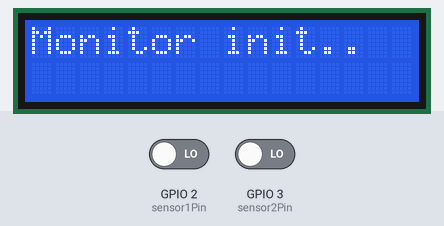
The sketch below on a simulated ESP32-C3. Shown: 16×2 character LCD. Inputs (shaded band) come from the test bench; at power-on: GPIO 2 (sensor1Pin) LOW, GPIO 3 (sensor2Pin) LOW. WiFi joins after 1.5 s; servers stay silent unless stated; uploads are accepted with an empty reply; what the sketch prints to the serial monitor is not drawn.

Above: at 0.2 s.
At 10.8 s:
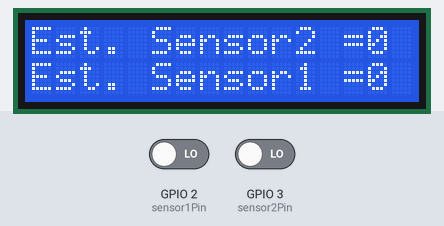
At 15.9 s:
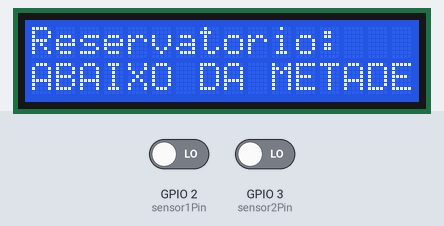

The sketch:

monit_sens_agua_esp32c3.ino
```cpp
#include <WiFi.h>
#include <HTTPClient.h>
#include <WebServer.h>
#include <Wire.h>
#include <LiquidCrystal_I2C.h>

// Inicializa display I2C no endereço 0x27
// SDA=GPIO8-D8, SDL=GPIO9-D9
LiquidCrystal_I2C lcd(0x27, 16, 2);

// Configuração da rede wifi
const char* ssid = "brisa-1899810";
const char* password = "d6yn8pgr";
// ThingSpeak
const char* tsapi = "api.thingspeak.com";
String apikey = "FD8OE0UQCSN2YMBJ";
// Endereço do servidor
const char* servidor_url = "http://192.168.0.19:5060/receber";

// Defini pinos dos sensores - válidos para ESP32-C3
const int sensor2Pin = 3; // Alto - GPIO03 - D3
const int sensor1Pin = 2; // Meio - GPIO02 - D2

// int estado_inicial = 0;
String ultimo_nivel = "";
int ultimo_sensor;

void setup() {
  Serial.begin(115200);

  // Define pinos como entradas
  pinMode(sensor2Pin, INPUT);
  pinMode(sensor1Pin, INPUT);

  lcd.begin(16,2);
  lcd.init();
  lcd.backlight();
  lcd.setCursor(0, 0);
  lcd.print("Monitor init..");
  Serial.print("Iniciando monitoramento..");
  delay(3000);

  // Conecta ao wifi
  WiFi.begin(ssid, password);
  Serial.print("Conectando WiFi");
  int tentativas = 0;
  while (WiFi.status() != WL_CONNECTED && tentativas < 10) {
    delay(500);
    lcd.clear();
    lcd.setCursor(0, 0);
    lcd.print("Conectando Wifi");
    lcd.setCursor(5, 1);
    lcd.print("...");
    Serial.print(".");
    tentativas++;
  }

  lcd.clear();
  if (WiFi.status() == WL_CONNECTED) {
    lcd.setCursor(0,0);
    lcd.print("WiFi Conectado");
    lcd.setCursor(0,1);
    lcd.print("IP:");
    lcd.setCursor(3,1);
    lcd.println(WiFi.localIP());
    Serial.println("Conectado ao WiFi");
    Serial.print("IP -> ");
    Serial.println(WiFi.localIP());
    delay(3000);
  }
  else {
    lcd.setCursor(0,0);
    lcd.print("WiFi Conect error");
    Serial.println("Falha ao Conectar no WiFi");
  }
  delay(3000);
}

void loop() {
  int estado_sensor2 = digitalRead(sensor2Pin);
  int estado_sensor1 = digitalRead(sensor1Pin);

  lcd.clear();
  // Sensor 2
  lcd.setCursor(0,0);
  lcd.print("Est. Sensor2 = ");
  lcd.setCursor(14,0);
  lcd.print(estado_sensor2);
  // Sensor 1
  lcd.setCursor(0,1);
  lcd.print("Est. Sensor1 = ");
  lcd.setCursor(14,1);
  lcd.print(estado_sensor1);
  delay(5000);

  // Determina o nível com base nos sensores ativados
  String niveldeagua_monitor;
  String niveldeagua_lcd;
  int enviar_sensor;

  if (estado_sensor2 == HIGH) {
    niveldeagua_monitor = "Nivel em 100% - Cheio!";
    niveldeagua_lcd = "CHEIO 100%";
    enviar_sensor = 2;
  }
  else if (estado_sensor1 == HIGH) {
    niveldeagua_monitor = "Nivel em 50% - Meio!";
    niveldeagua_lcd = "ENTRE 50-99%";
    enviar_sensor = 1;
  }
  else {
    niveldeagua_monitor = "Nivel abaixo de 50% - Baixo!";
    niveldeagua_lcd = "ABAIXO DA METADE";
    enviar_sensor = 0;
  }

  // Exibir resultado no Display
  lcd.clear();
  lcd.setCursor(0,0);
  lcd.print("Reservatorio:");
  lcd.setCursor(0,1);
  lcd.print(niveldeagua_lcd);
  delay(5000);

  // Exibir resultado via Monitor Serial
  Serial.println("---#---#---#---#---#--");
  Serial.print("Estado do sensor 2: "); Serial.println(estado_sensor2);
  Serial.print("Estado do sensor 1: "); Serial.println(estado_sensor1);
  Serial.println("----------------------");
  Serial.println("Nivel do reservatorio: " + niveldeagua_monitor);
  Serial.println("----------------------");
  // delay(1000);

  // Envio do alerta caso ocorra mudança de nivel
  if (niveldeagua_monitor != ultimo_nivel) {
    if (WiFi.status() == WL_CONNECTED) {
      WiFiClient client;
      HTTPClient http;
      http.begin(client, servidor_url);
      http.addHeader("Content-Type", "application/x-www-form-urlencoded");

      // Envio para banco de dados
      String postData = "nivel=" + String(niveldeagua_monitor);

      int httpCode = http.POST(postData);
      String response = http.getString();

      if (httpCode == 200) {
        Serial.println("Enviando alerta: " + String(servidor_url));
        Serial.println("Código HTTP: " + String(httpCode));
        Serial.println("Resposta do servidor: " + response);
      }
      else {
        Serial.println("Falha na requisição HTTP");
        Serial.println("Código HTTP: " + String(httpCode));
      }
      http.end();
      ultimo_nivel = niveldeagua_monitor;
      // Fim do envio para o banco de dados

      // Envio para o ThingSpeak
      String requestData = "GET /update?api_key=" + apikey +
                            "&field1=" + String(enviar_sensor) +
                            " HTTP/1.1\r\n" +
                            "Host: " + tsapi + "\r\n" +
                            "Connection: close\r\n\r\n";

      if (client.connect(tsapi, 80)) {
        Serial.println("Enviando dados ao ThingSpeak");
        client.print(requestData);
        Serial.println("Dados enviados");
        client.stop();
      } else {
        Serial.println("Falha na conexão com o ThingSpeak");
      }
      ultimo_sensor = enviar_sensor;
      // Fim do envio para ThingSpeak
    } else {
      Serial.println("Wi-Fi off");
      lcd.clear();
      lcd.setCursor(3,0);
      lcd.print("Wi-Fi OFF");
    }
  }
  delay(30000);
}
```

Measured:
- what the display in image 1 shows lasts 5.0 s, from 10.8 s to 15.8 s
